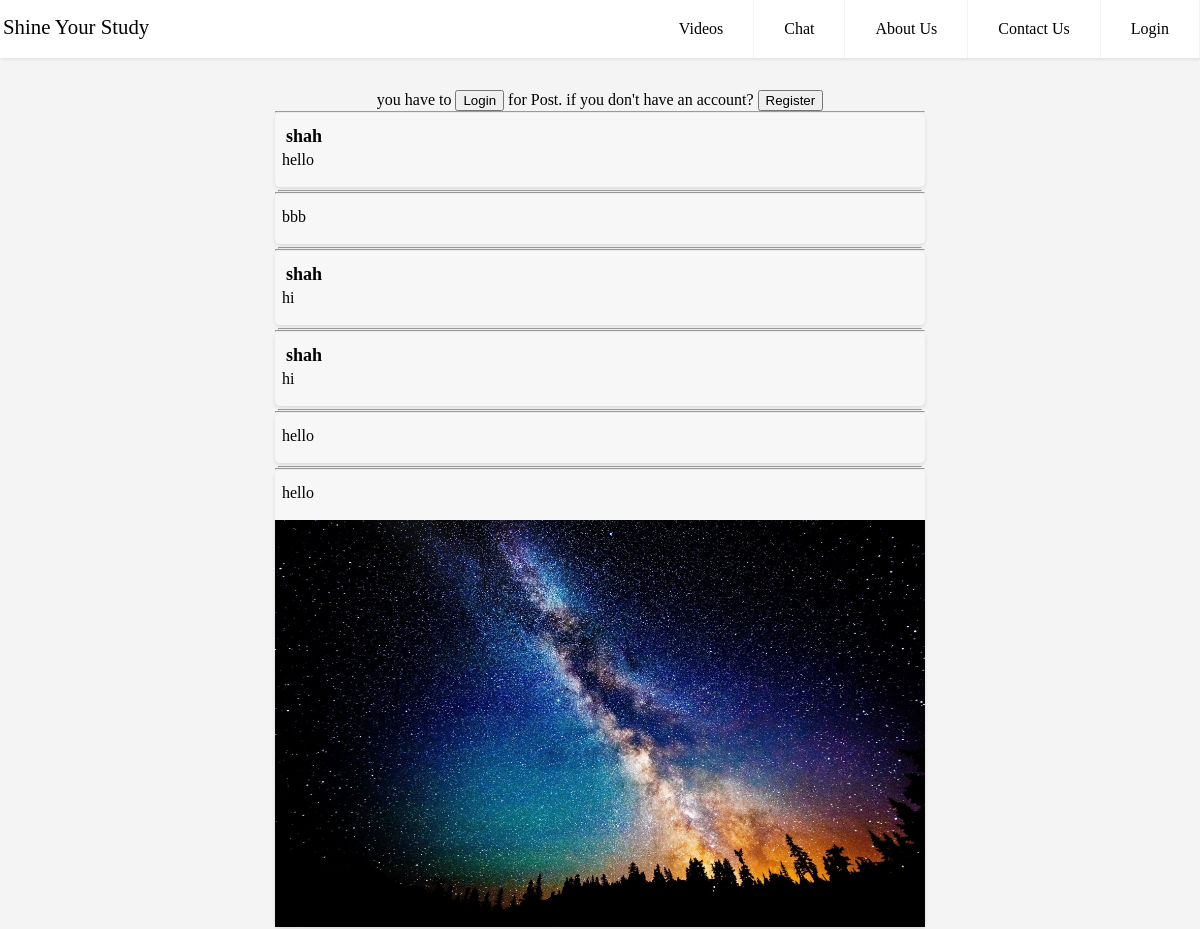
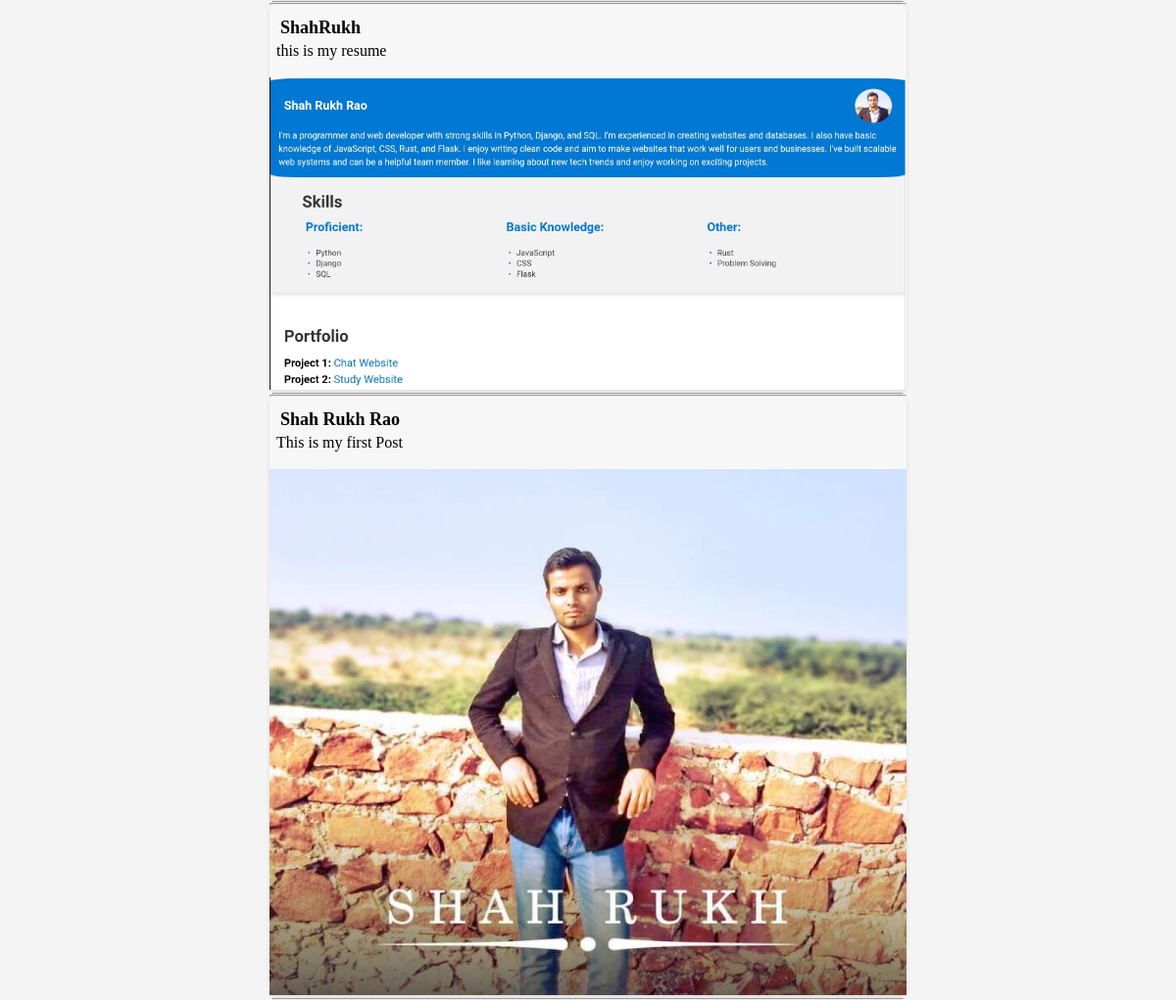
Page /chat/ on the earlier database version (2 pictures, top to bottom).
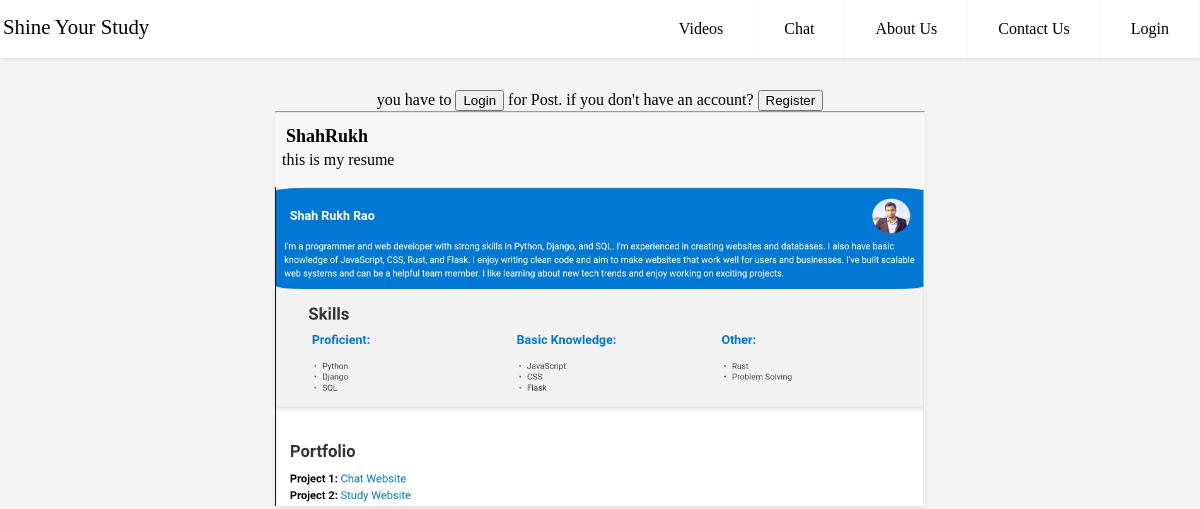
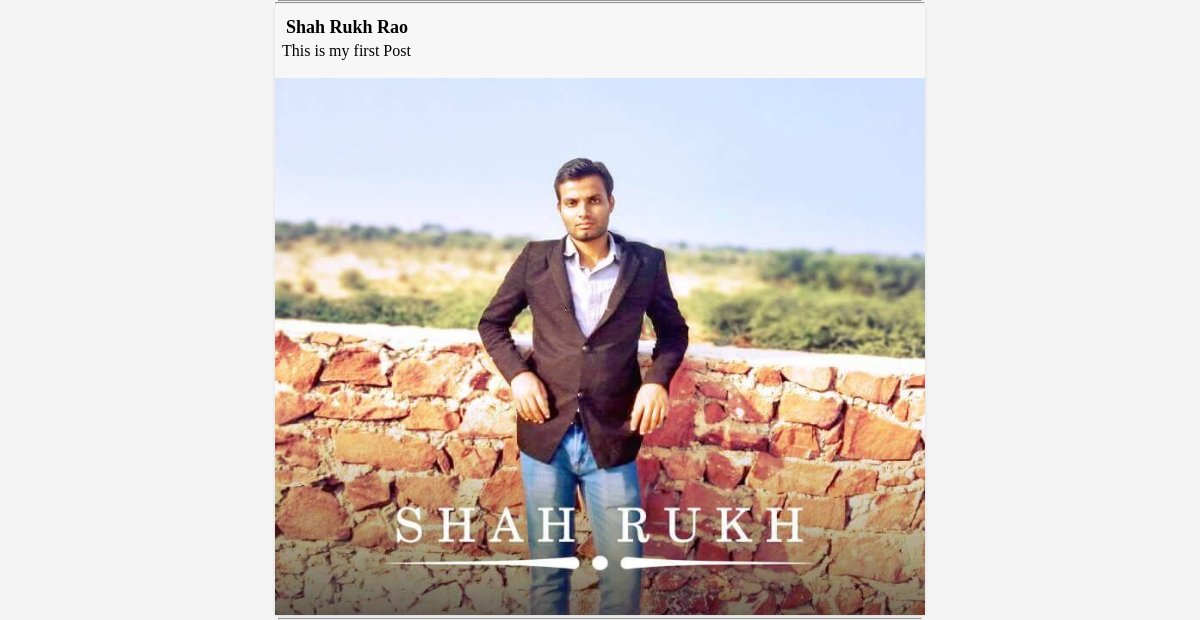
Same page on the later database version (2 pictures, top to bottom).
### myapp/models.py (models this page shows)
class Chat(models.Model):
    username = models.CharField(max_length=100)
    post = models.TextField()
    image = models.ImageField(upload_to='post_images/', blank=True, null=True)

### myapp/views.py (the view)
def chat(request):
    username = request.user.username
    post = Chat.objects.all()
    if request.method == 'POST':
        form = ChatForm(request.POST, request.FILES)
        if form.is_valid():
            chat = form.save(commit=False)
            chat.username = request.user.username  # Set the username
            chat.save()
            return redirect('chat')
        else:
            print(form.errors)
    else:
        form = ChatForm()
    return render(request, "myapp/chat.html", {"form": form, "post": post})

### myapp/templates/myapp/chat.html (shortened to what this page needs)
{% extends 'myapp/layout.html' %}
{% block body %}
<br><br>
<br>
{% if user.is_authenticated %}
<form method="post" enctype="multipart/form-data">
    {% csrf_token %}
    <div class="form-group">
        {{ form.post }}
    </div>
    <div class="form-group">
        {{ form.image }}
        <button type="submit" class="custom-button"> Post </button>
    </div>
</form>
{% else %}
<div style="text-align: center;">
    you have to <a href="/user_login/"><button>Login</button></a> for Post.
    if you don't have an account?
    <a  href="/register/"><button>Register</button></a>
</div>
{% endif %}
<div class="post-container">
    {% for item in post|dictsortreversed:"id" %}
    <hr style="margin: 0px;">
    <div class="post-card">
        <div class="post-content">
            <h1 style="margin-left: 10px; margin-bottom: 2px; font-size: large;">{{ item.username }}</h1>
            <p style="margin-left: 5px; margin-top: 3px; padding: 1px;  font-size: medium;">{{ item.post }}</p>
        </div>
        {% if item.image %}
        <div class="post-image">
            <img src="{{ item.image.url }}" alt="Post Image">
        </div>
        {% endif %}
    </div>
    <hr style="margin: 3px; margin-bottom: 0px;">
    {% endfor %}
</div>
{% endblock %}

Differences in the rows shown:
removed Chat: username "shah", post "hello"
removed Chat: post "bbb"
removed Chat: username "shah", post "hi"
removed Chat: username "shah", post "hi"
removed Chat: post "hello"
removed Chat: post "hello", image (picture)
